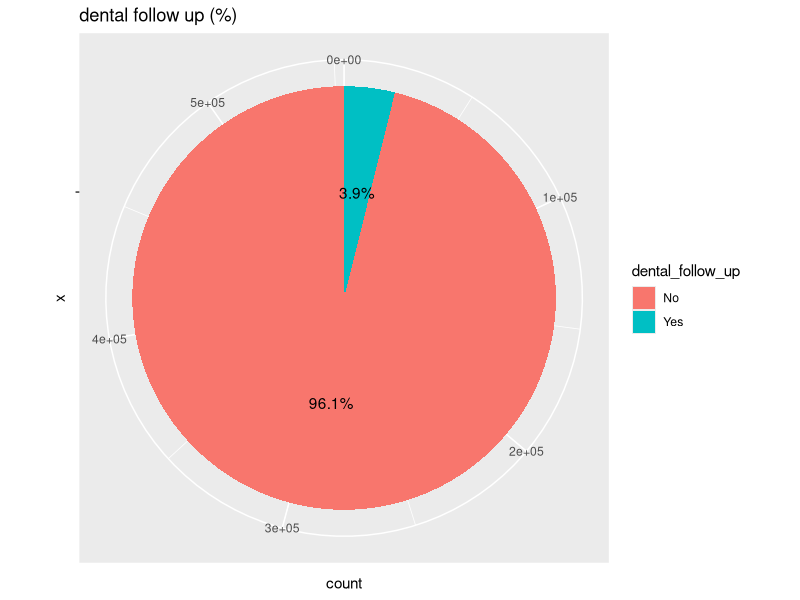
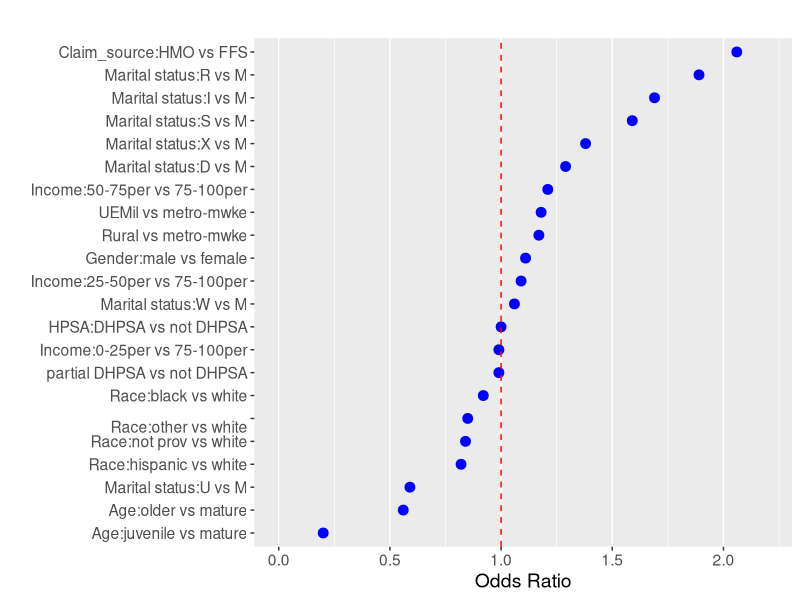
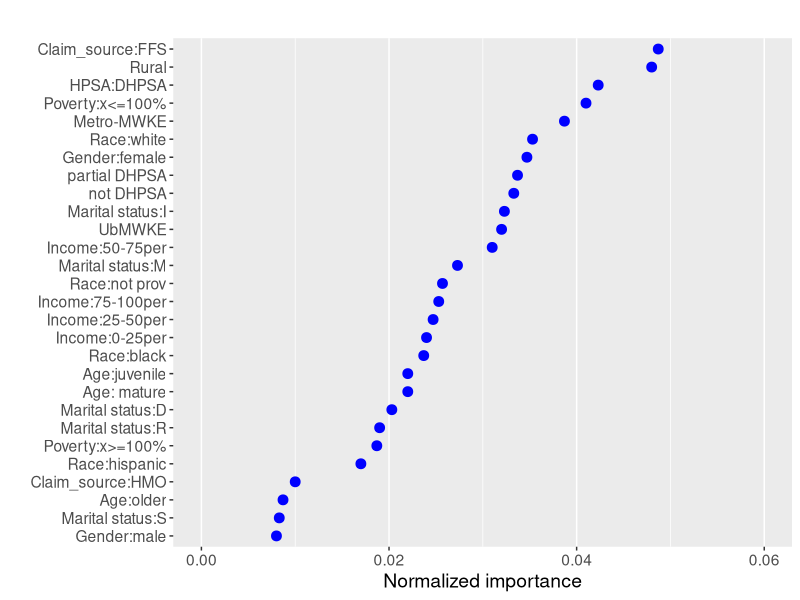

Write the R code that produced these figures, in order.
## ---- chunk 1
library(ggplot2)
## ---- chunk 2
data <- data.frame(
  dental_follow_up = c("Yes", "No"),
  count = c(21386, 532283)
)



library(scales)  # For percentage labels

# Compute percentages
data$percent <- round(100 * data$count / sum(data$count), 1)

ggplot(data, aes(x = "", y = count, fill = dental_follow_up)) +
  geom_bar(stat = "identity", width = 1) +
  coord_polar(theta = "y") +
  geom_text(aes(label = paste0(percent, "%")), position = position_stack(vjust = 0.5)) +
  labs(title = "dental follow up (%)") #+
  #theme_void()
data
## ---- chunk 3
data <- data.frame(
  Variable = c("Claim_source:HMO vs FFS", "Gender:male vs female", "Race:black vs white", "Race:hispanic vs white", "Race:not prov vs white", "
               Race:other vs white", "Age:juvenile vs mature", "Age:older vs mature", "HPSA:DHPSA vs not DHPSA", "partial DHPSA vs not DHPSA", 
               "Rural vs metro-mwke","UEMil vs metro-mwke",  "Income:0-25per vs 75-100per", "Income:25-50per vs 75-100per", "Income:50-75per vs 75-100per", 
               "Marital status:D vs M", "Marital status:I vs M", "Marital status:R vs M", "Marital status:S vs M", "Marital status:U vs M", 
               "Marital status:W vs M", "Marital status:X vs M"),
  OddsRatio = c(2.06, 1.11, 0.92, 0.82, 0.84, 
                0.85, 0.2, 0.56, 1, 0.99, 
                1.17, 1.18, 0.99, 1.09, 1.21, 
                1.29, 1.69, 1.89, 1.59, 0.59, 
                1.06, 1.38)
 # CI_Lower = c(1.2, 1.7, 0.6, 0.9, 2.8),
#  CI_Upper = c(1.9, 2.6, 1.1, 1.5, 4.3)
)

# Order Variable by OddsRatio
data$Variable <- factor(data$Variable, levels = data$Variable[order(data$OddsRatio)])


ggplot(data, aes(x = OddsRatio, y = Variable)) +
  xlim(c(0,2.2))+
  geom_point(size = 3, color = "blue") +  # Plot odds ratio as points
  #geom_errorbarh(aes(xmin = CI_Lower, xmax = CI_Upper), height = 0.3, color = "black") +  # Add confidence intervals
  geom_vline(xintercept = 1, linetype = "dashed", color = "red") +  # Reference line at OR=1
  #theme_minimal() +
  labs(
    title = "",
    x = "Odds Ratio",
    y = ""
  ) +
  theme(
    text = element_text(size = 14),
    panel.grid.major.y = element_blank()
  )

## ---- chunk 4
data <- data.frame(
  Variable = c("Claim_source:HMO", "Claim_source:FFS",  "Gender:male", "Gender:female", "Race:white", 
               "Race:black", "Race:not prov", "Race:hispanic", "Income:25-50per", "Income:50-75per", 
               "Income:75-100per", "Income:0-25per", "Age: mature", "Age:older","Age:juvenile", 
               "HPSA:DHPSA", "partial DHPSA", "not DHPSA", "Rural",  "Metro-MWKE", 
               "UbMWKE", "Marital status:D",  "Marital status:M", "Marital status:I", "Marital status:R", 
               "Marital status:S", "Poverty:x>=100%", "Poverty:x<=100%"),
  OddsRatio = c(0.01, 0.0487, 0.008, 0.0347, 0.0353,
                0.0237, 0.0257, 0.017, 0.0247, 0.031, 
                0.0253, 0.024, 0.022, 0.0087, 0.022, 
                0.0423, 0.0337, 0.0333, 0.048, 0.0387, 
                0.032, 0.0203, 0.0273, 0.0323, 0.019, 
                0.0083, 0.0187, 0.041)
 # CI_Lower = c(1.2, 1.7, 0.6, 0.9, 2.8),
#  CI_Upper = c(1.9, 2.6, 1.1, 1.5, 4.3)
)

# Order Variable by OddsRatio
data$Variable <- factor(data$Variable, levels = data$Variable[order(data$OddsRatio)])


ggplot(data, aes(x = OddsRatio, y = Variable)) +
  xlim(c(0,0.06))+
  geom_point(size = 3, color = "blue") +  # Plot odds ratio as points
  #geom_errorbarh(aes(xmin = CI_Lower, xmax = CI_Upper), height = 0.3, color = "black") +  # Add confidence intervals
  #geom_vline(xintercept = 1, linetype = "dashed", color = "red") +  # Reference line at OR=1
  #theme_minimal() +
  labs(
    title = "",
    x = "Normalized importance",
    y = ""
  ) +
  theme(
    text = element_text(size = 14),
    panel.grid.major.y = element_blank()
  )

